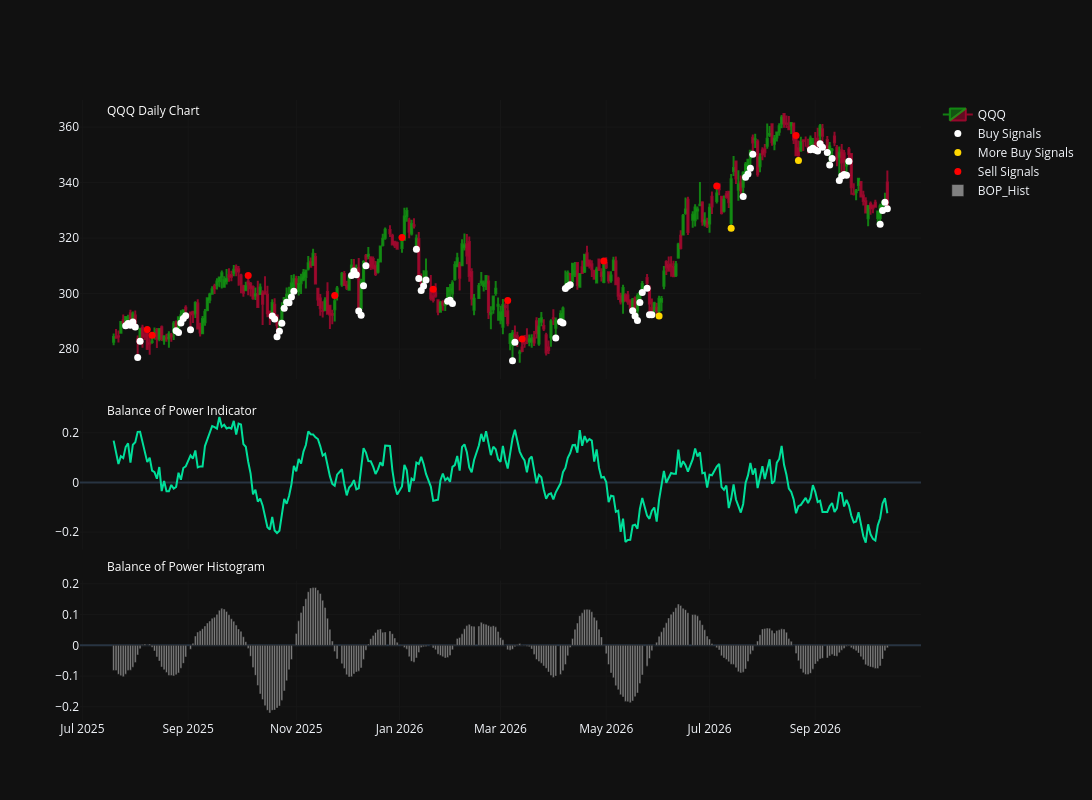

Notebook code for this chart:
### Code cell
bar = 2200
df1 = df[bar:bar+350].copy()

fig = make_subplots(rows=3, cols=1, shared_xaxes=True, 
                    row_heights=[0.50, 0.25, 0.25], 
                    vertical_spacing=0.05)

fig.add_trace(go.Candlestick(x = df1.index, 
                            open = df1['Open'],
                            high = df1['High'],
                            low = df1['Low'],
                            close = df1['Close'],
                            increasing_line_color = 'rgba(19,156,19,0.8)',
                            decreasing_line_color = 'rgba(175,07,49,0.8)',
                            name = 'QQQ'),
                            row=1, col=1)

fig.add_scatter(x=df1.index, y=df1['long_entries'], mode="markers",
                marker=dict(size=7, color="White"),
                name="Buy Signals")

fig.add_scatter(x=df1.index, y=df1['more_long_entries'], mode="markers",
                marker=dict(size=7, color="gold"),
                name="More Buy Signals")

fig.add_scatter(x=df1.index, y=df1['short_entries'], mode="markers",
                marker=dict(size=7, color="red"),
                name="Sell Signals")

fig.add_trace(go.Scatter(x=df1.index, 
                         y=df1.SBOP, 
                         line=dict(color="#00DF9A", width=2),
                         name='Balance of Power',
                         showlegend=False),
                         row=2, col=1)

fig.add_trace(go.Bar(x=df1.index, 
                     y=df1['histo'], 
                     name="BOP_Hist",
                     marker=dict(color='gray')),
                     row=3, col=1)

fig.update_layout(
    annotations=[dict(text="Balance of Power Indicator",
                    font=dict(color="white", size=12),
                    xref="paper",
                    yref="paper",
                    x=0.03,
                    y=0.5,
                    showarrow=False),
                dict(text="Balance of Power Histogram",
                    font=dict(color="white", size=12),
                    xref="paper",
                    yref="paper",
                    x=0.03,
                    y=0.23,
                    showarrow=False),
                dict(text="QQQ Daily Chart",
                    font=dict(color="white", size=12),
                    xref="paper",
                    yref="paper",
                    x=0.03,
                    y=1.0,
                    showarrow=False)])

fig.update_layout(autosize=False, width=1100, height=800, 
                  xaxis_rangeslider_visible=False, template="plotly_dark")

fig.update_xaxes(gridcolor="#171717") 
fig.update_yaxes(gridcolor="#171717")

fig.update_xaxes(
    rangebreaks=[
        dict(bounds=["sat", "mon"]),
    ])

fig.show()

### Figure 1 — Plotly figure (JSON) as saved in the notebook; plotly's stock layout.template omitted (floating-point values rounded to 4 significant figures; data arrays with more than 128 entries replaced by an {"elided": "..."} marker saying what was removed)
{"data": [{"close": {"elided": "312 float values"}, "decreasing": {"line": {"color": "rgba(175,07,49,0.8)"}}, "high": {"elided": "312 float values"}, "increasing": {"line": {"color": "rgba(19,156,19,0.8)"}}, "low": {"elided": "312 float values"}, "name": "QQQ", "open": {"elided": "312 float values"}, "type": "candlestick", "x": {"elided": "312 str values"}, "xaxis": "x", "yaxis": "y"}, {"marker": {"color": "White", "size": 7}, "mode": "markers", "name": "Buy Signals", "type": "scatter", "x": {"elided": "312 str values"}, "y": {"elided": "312 float values"}}, {"marker": {"color": "gold", "size": 7}, "mode": "markers", "name": "More Buy Signals", "type": "scatter", "x": {"elided": "312 str values"}, "y": {"elided": "312 float values"}}, {"marker": {"color": "red", "size": 7}, "mode": "markers", "name": "Sell Signals", "type": "scatter", "x": {"elided": "312 str values"}, "y": {"elided": "312 float values"}}, {"line": {"color": "#00DF9A", "width": 2}, "name": "Balance of Power", "showlegend": false, "type": "scatter", "x": {"elided": "312 str values"}, "xaxis": "x2", "y": {"elided": "312 float values"}, "yaxis": "y2"}, {"marker": {"color": "gray"}, "name": "BOP_Hist", "type": "bar", "x": {"elided": "312 str values"}, "xaxis": "x3", "y": {"elided": "312 float values"}, "yaxis": "y3"}], "layout": {"annotations": [{"font": {"color": "white", "size": 12}, "showarrow": false, "text": "Balance of Power Indicator", "x": 0.03, "xref": "paper", "y": 0.5, "yref": "paper"}, {"font": {"color": "white", "size": 12}, "showarrow": false, "text": "Balance of Power Histogram", "x": 0.03, "xref": "paper", "y": 0.23, "yref": "paper"}, {"font": {"color": "white", "size": 12}, "showarrow": false, "text": "QQQ Daily Chart", "x": 0.03, "xref": "paper", "y": 1, "yref": "paper"}], "autosize": false, "height": 800, "width": 1100, "xaxis": {"anchor": "y", "domain": [0, 1], "gridcolor": "#171717", "matches": "x3", "rangebreaks": [{"bounds": ["sat", "mon"]}], "rangeslider": {"visible": false}, "showticklabels": false}, "xaxis2": {"anchor": "y2", "domain": [0, 1], "gridcolor": "#171717", "matches": "x3", "rangebreaks": [{"bounds": ["sat", "mon"]}], "showticklabels": false}, "xaxis3": {"anchor": "y3", "domain": [0, 1], "gridcolor": "#171717", "rangebreaks": [{"bounds": ["sat", "mon"]}]}, "yaxis": {"anchor": "x", "domain": [0.55, 1], "gridcolor": "#171717"}, "yaxis2": {"anchor": "x2", "domain": [0.275, 0.5], "gridcolor": "#171717"}, "yaxis3": {"anchor": "x3", "domain": [0, 0.225], "gridcolor": "#171717"}}}
